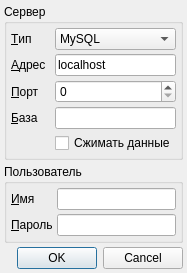
<?xml version="1.0" encoding="UTF-8"?>
<ui version="4.0">
 <class>connectionDialog</class>
 <widget class="QDialog" name="connectionDialog">
  <property name="geometry">
   <rect>
    <x>0</x>
    <y>0</y>
    <width>185</width>
    <height>257</height>
   </rect>
  </property>
  <property name="windowTitle">
   <string>Настройки базы данных</string>
  </property>
  <property name="sizeGripEnabled">
   <bool>false</bool>
  </property>
  <layout class="QGridLayout">
   <property name="margin">
    <number>4</number>
   </property>
   <property name="spacing">
    <number>4</number>
   </property>
   <item row="1" column="0">
    <widget class="QGroupBox" name="groupBox">
     <property name="title">
      <string>Пользователь</string>
     </property>
     <layout class="QGridLayout">
      <property name="margin">
       <number>4</number>
      </property>
      <property name="spacing">
       <number>4</number>
      </property>
      <item row="1" column="1">
       <widget class="QLineEdit" name="edtPassword">
        <property name="echoMode">
         <enum>QLineEdit::Password</enum>
        </property>
       </widget>
      </item>
      <item row="0" column="1">
       <widget class="QLineEdit" name="edtUserName"/>
      </item>
      <item row="1" column="0">
       <widget class="QLabel" name="lblPassword">
        <property name="sizePolicy">
         <sizepolicy hsizetype="Fixed" vsizetype="Preferred">
          <horstretch>0</horstretch>
          <verstretch>0</verstretch>
         </sizepolicy>
        </property>
        <property name="minimumSize">
         <size>
          <width>40</width>
          <height>0</height>
         </size>
        </property>
        <property name="text">
         <string>&amp;Пароль</string>
        </property>
        <property name="buddy">
         <cstring>edtPassword</cstring>
        </property>
       </widget>
      </item>
      <item row="0" column="0">
       <widget class="QLabel" name="lblUserName">
        <property name="sizePolicy">
         <sizepolicy hsizetype="Fixed" vsizetype="Preferred">
          <horstretch>0</horstretch>
          <verstretch>0</verstretch>
         </sizepolicy>
        </property>
        <property name="minimumSize">
         <size>
          <width>40</width>
          <height>0</height>
         </size>
        </property>
        <property name="text">
         <string>&amp;Имя</string>
        </property>
        <property name="buddy">
         <cstring>edtUserName</cstring>
        </property>
       </widget>
      </item>
     </layout>
    </widget>
   </item>
   <item row="0" column="0">
    <widget class="QGroupBox" name="grpServer">
     <property name="title">
      <string>Сервер</string>
     </property>
     <layout class="QGridLayout">
      <property name="margin">
       <number>4</number>
      </property>
      <property name="spacing">
       <number>4</number>
      </property>
      <item row="0" column="0">
       <widget class="QLabel" name="lblDriverName">
        <property name="sizePolicy">
         <sizepolicy hsizetype="Fixed" vsizetype="Preferred">
          <horstretch>0</horstretch>
          <verstretch>0</verstretch>
         </sizepolicy>
        </property>
        <property name="minimumSize">
         <size>
          <width>40</width>
          <height>0</height>
         </size>
        </property>
        <property name="text">
         <string>&amp;Тип</string>
        </property>
        <property name="buddy">
         <cstring>cmbDriverName</cstring>
        </property>
       </widget>
      </item>
      <item row="2" column="1">
       <widget class="QSpinBox" name="edtServerPort">
        <property name="maximum">
         <number>99999</number>
        </property>
       </widget>
      </item>
      <item row="1" column="0">
       <widget class="QLabel" name="lblServerName">
        <property name="sizePolicy">
         <sizepolicy hsizetype="Fixed" vsizetype="Preferred">
          <horstretch>0</horstretch>
          <verstretch>0</verstretch>
         </sizepolicy>
        </property>
        <property name="minimumSize">
         <size>
          <width>40</width>
          <height>0</height>
         </size>
        </property>
        <property name="text">
         <string>&amp;Адрес </string>
        </property>
        <property name="buddy">
         <cstring>edtServerName</cstring>
        </property>
       </widget>
      </item>
      <item row="0" column="1">
       <widget class="QComboBox" name="cmbDriverName">
        <item>
         <property name="text">
          <string>MySQL</string>
         </property>
        </item>
        <item>
         <property name="text">
          <string>PostgreSQL</string>
         </property>
        </item>
       </widget>
      </item>
      <item row="2" column="0">
       <widget class="QLabel" name="lblServerPort">
        <property name="sizePolicy">
         <sizepolicy hsizetype="Fixed" vsizetype="Preferred">
          <horstretch>0</horstretch>
          <verstretch>0</verstretch>
         </sizepolicy>
        </property>
        <property name="minimumSize">
         <size>
          <width>40</width>
          <height>0</height>
         </size>
        </property>
        <property name="text">
         <string>&amp;Порт</string>
        </property>
        <property name="buddy">
         <cstring>edtServerPort</cstring>
        </property>
       </widget>
      </item>
      <item row="1" column="1">
       <widget class="QLineEdit" name="edtServerName">
        <property name="text">
         <string>localhost</string>
        </property>
       </widget>
      </item>
      <item row="3" column="1">
       <widget class="QLineEdit" name="edtDatabaseName"/>
      </item>
      <item row="3" column="0">
       <widget class="QLabel" name="lblDatabaseName">
        <property name="sizePolicy">
         <sizepolicy hsizetype="Fixed" vsizetype="Preferred">
          <horstretch>0</horstretch>
          <verstretch>0</verstretch>
         </sizepolicy>
        </property>
        <property name="minimumSize">
         <size>
          <width>40</width>
          <height>0</height>
         </size>
        </property>
        <property name="text">
         <string>&amp;База</string>
        </property>
        <property name="buddy">
         <cstring>edtDatabaseName</cstring>
        </property>
       </widget>
      </item>
      <item row="4" column="1">
       <widget class="QCheckBox" name="chkCompressData">
        <property name="toolTip">
         <string/>
        </property>
        <property name="text">
         <string>Сжимать данные</string>
        </property>
       </widget>
      </item>
     </layout>
    </widget>
   </item>
   <item row="3" column="0">
    <widget class="QDialogButtonBox" name="buttonBox">
     <property name="standardButtons">
      <set>QDialogButtonBox::Cancel|QDialogButtonBox::Ok</set>
     </property>
    </widget>
   </item>
   <item row="2" column="0">
    <spacer name="verticalSpacer">
     <property name="orientation">
      <enum>Qt::Vertical</enum>
     </property>
     <property name="sizeHint" stdset="0">
      <size>
       <width>20</width>
       <height>40</height>
      </size>
     </property>
    </spacer>
   </item>
  </layout>
 </widget>
 <tabstops>
  <tabstop>cmbDriverName</tabstop>
  <tabstop>edtServerName</tabstop>
  <tabstop>edtServerPort</tabstop>
  <tabstop>edtDatabaseName</tabstop>
  <tabstop>chkCompressData</tabstop>
  <tabstop>edtUserName</tabstop>
  <tabstop>edtPassword</tabstop>
 </tabstops>
 <resources/>
 <connections>
  <connection>
   <sender>buttonBox</sender>
   <signal>accepted()</signal>
   <receiver>connectionDialog</receiver>
   <slot>accept()</slot>
   <hints>
    <hint type="sourcelabel">
     <x>39</x>
     <y>241</y>
    </hint>
    <hint type="destinationlabel">
     <x>34</x>
     <y>255</y>
    </hint>
   </hints>
  </connection>
  <connection>
   <sender>buttonBox</sender>
   <signal>rejected()</signal>
   <receiver>connectionDialog</receiver>
   <slot>reject()</slot>
   <hints>
    <hint type="sourcelabel">
     <x>131</x>
     <y>242</y>
    </hint>
    <hint type="destinationlabel">
     <x>102</x>
     <y>257</y>
    </hint>
   </hints>
  </connection>
 </connections>
</ui>
